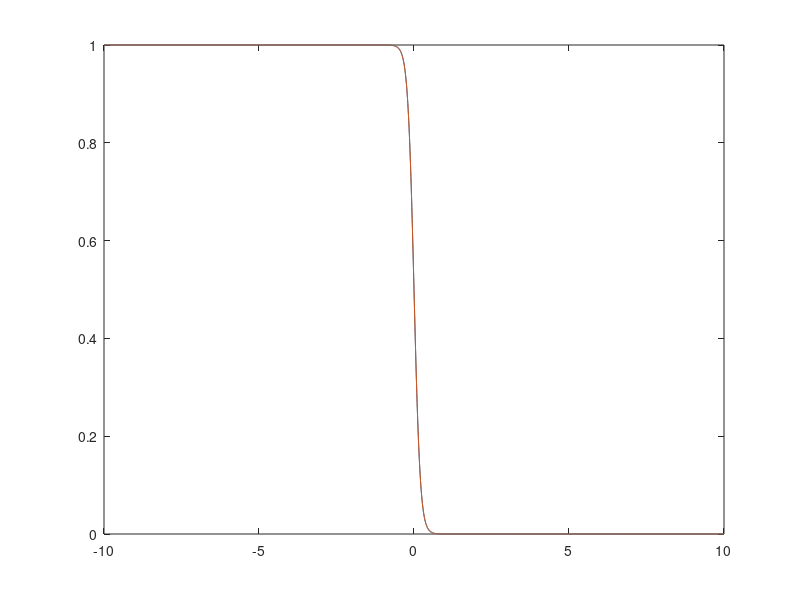

Recreate this plot in MATLAB.
%% Figure out how to make a tanh that goes from ql to qr over a width w
ql = 1;
qr = 0;
w = 5;

a = (qr-ql)/2;
b = w;
c = 0;
d = a + ql;

x = -10:0.01:10;
y = (qr-ql)/2*tanh(w*(x-0)) + (qr+ql)/2;
y1 =             a*tanh(w*(x-c)) + d;

figure(1); 
    plot(x,y,x,y1);